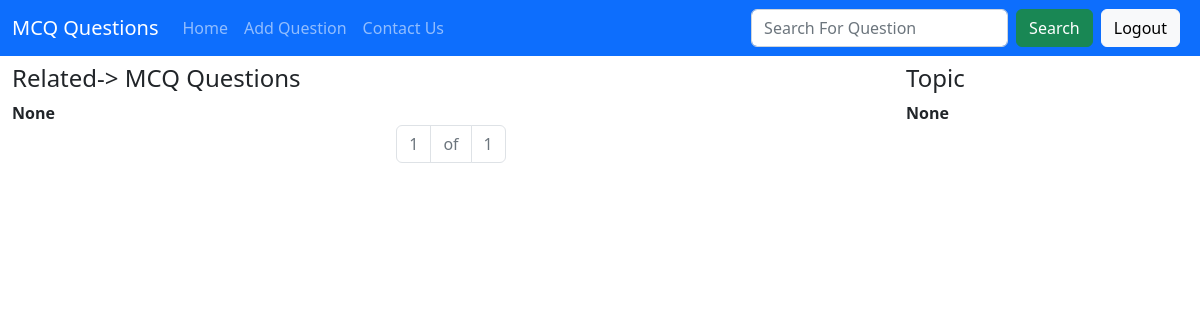
The page /seaching/ (signed in) on the database as committed earlier.
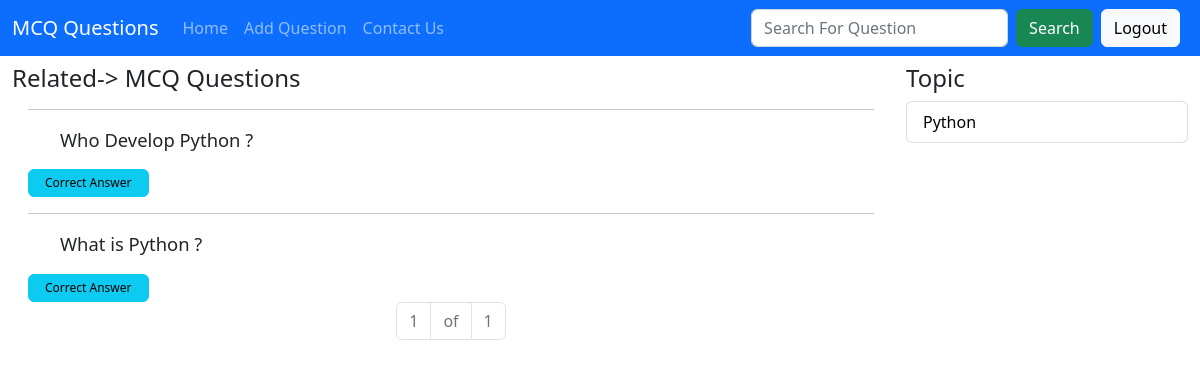
The same page on the database as committed later.
### Application/models.py (models this page shows)
class McqQuestion(models.Model):
    user=models.ForeignKey(User,on_delete=models.CASCADE,related_name='user_question')
    topic=models.ForeignKey(Topic,on_delete=models.CASCADE,related_name='topic_question')
    question=models.TextField()
    def __str__(self):
        return self.question

class Topic(models.Model):
    user=models.ForeignKey(User,on_delete=models.CASCADE,related_name='user_mcq_topic',null=True)
    topic=models.CharField(max_length=100)
    def __str__(self):
        return self.topic

### Application/views.py (the view)
# urls.py: path('seaching/',views.search,name='searching'),
@login_required
def search(request):
    searched_data=""
    if request.method=='POST':
        searched_data=request.POST.get('searched_data')
    mcq_topics=Topic.objects.filter(topic__contains=searched_data).order_by('id')
    try:
        p=Paginator(McqQuestion.objects.filter(question__contains=searched_data).order_by('-id'),15)
    except:
        p=Paginator(McqQuestion.objects.filter(question__contains=searched_data.capitalize()).order_by('-id'),15)
    page=request.GET.get('page')
    ques=p.get_page(page)
    context={
        'keyword':searched_data,
        'mcq_topics':mcq_topics,
        'questions':ques,
    }
    return render(request,'search.html',context)

### Application/templates/search.html (shortened to what this page needs)
{% extends 'base2.html' %}
{% block body %}
<div class="container-fluid mt-2">
    <div class="row g-3">
    <div class="col">
        <h4>{{keyword.upper}} Related-> MCQ Questions</h4>
        {% if questions %}
        {% for question in questions %}
        <div class="px-3">
            <hr>
            <ul>
            <label for="">{{question}}</label>
            </ul>
            <button id="ansbtn{{question.id}}" onclick="myFunction(this.id)" class="btn btn-info btn-small px-3">Correct Answer</button>
        </div>
        {% endfor %}
        {% else %}
        <strong>None</strong>
        {% endif %}
        <nav aria-label="Page navigation example">
            <ul class="pagination justify-content-center">
              <li class="page-item disabled"><a class="page-link">{{questions.number}}</a></li>
              <li class="page-item disabled"><a class="page-link">of</a></li>
              <li class="page-item disabled"><a class="page-link">{{questions.paginator.num_pages}}</a></li>
            </ul>
          </nav>
    </div>
    <div class="col-3 topics">
        <div class="h-50">
        <h4>{{keyword.upper}} Topic</h4>
        {% if mcq_topics %}
        <ul class="list-group">
            {% for mcq_topic in mcq_topics %}
            <li class="list-group-item"><a class="topic_wise" href="{% url 'topicmcq' mcq_topic.id %}">{{mcq_topic}}</a></li>
            {% endfor %}
        </ul>
        {% else %}
        <strong>None</strong>
        {% endif %}
        </div>
    </div>
    </div>
</div>
{% endblock body %}

Rows that differ between the two databases and show on the page:
added McqQuestion: question "Who Develop Python ?"
added McqQuestion: question "What is Python ?"
added Topic: topic "Python"
Other text that changed with them:
text no longer shown: "None None"
